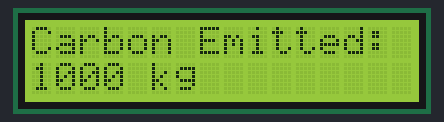
Bench run of a sketch on a simulated Arduino Uno, built with avr-gcc and run on an emulated ATmega328P. Parts: 16×2 character LCD.

Above: at 0.1 s.
At 3.84 s:
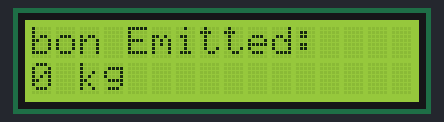
At 5.68 s:
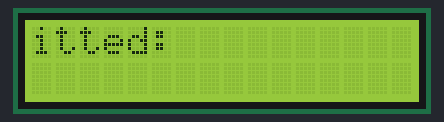
At 7.7 s:
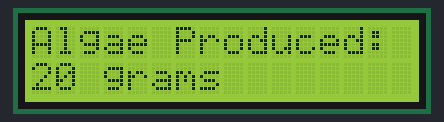
At 11.14 s:
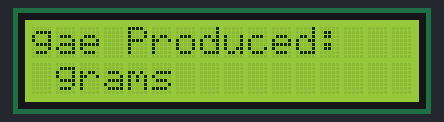
At 14.82 s:
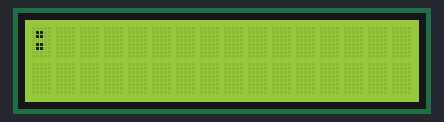

The sketch:

lcdtest.ino
```cpp
// include the library code:
#include <LiquidCrystal.h>

// initialize the library by associating any needed LCD interface pin
// with the arduino pin number it is connected to
const int rs = 7, en = 6, d4 = 5, d5 = 4, d6 = 3, d7 = 2;
//const int rs = 48, en = 49, d4 = 50, d5 = 51, d6 = 52, d7 = 53;
LiquidCrystal lcd(rs, en, d4, d5, d6, d7);

//adjust this variable based on how many different stats you want to display
const int num_messages = 2;

//these are string pairs in the form top row, bottom row
//we need to generate these strings with readings from the actual sensors
//the lcd board is 16x2, so each message must
//this is the only thing that needs to happen on the sensor side --
//all the formatting is already taken care of in this code
String messages[num_messages][num_messages] = {
  {"Carbon Emitted: ", "1000 kg "},
  {"Algae Produced: ", "20 grams"}
};


int currentMessage = 0;
String space = "                "; // 16 spaces to fill the LCD screen
String scrollMessageTop, scrollMessageBottom;
void setup() {
  lcd.begin(16, 2); // Initialize the LCD
  prepareScrollMessages();
}
void loop() {
  for (int i = 0; i < scrollMessageTop.length() - 16; i++) {
    lcd.clear(); // Clear the display
    // Display a portion of the top message
    lcd.setCursor(0, 0);
    lcd.print(scrollMessageTop.substring(i, i + 16));
    // Display a portion of the bottom message
    lcd.setCursor(0, 1);
    lcd.print(scrollMessageBottom.substring(i, i + 16));
    if (i == 0) {
      delay(3000); // Pause for 5 seconds when the full message is displayed
    } else {
      delay(300); // Adjust delay for scrolling speed
    }
  }
  // Change to the next message set
  currentMessage = (currentMessage + 1) % 2;
  prepareScrollMessages();
}
void prepareScrollMessages() {
  // Prepare the messages for scrolling
  scrollMessageTop = messages[currentMessage][0] + space;
  scrollMessageBottom = messages[currentMessage][1] + space;
}
```

Measured:
- by itself, everything shown: repeats every 15.2 s, in 32 steps
- what the display in image 3 shows lasts 3.0 s, from 7.7 s to 10.7 s
